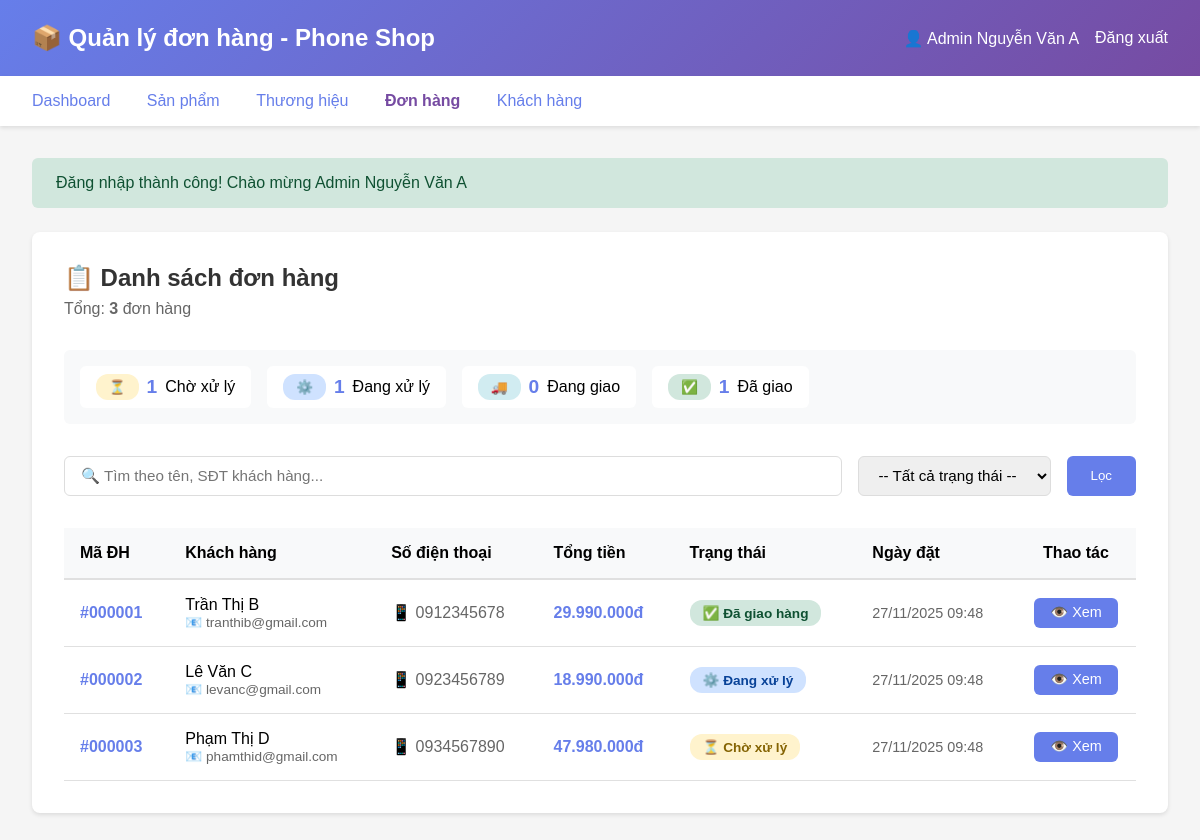
/public/admin/orders (signed in), run on the app's committed database.
### tables this page shows
CREATE TABLE orders (
    id INT AUTO_INCREMENT PRIMARY KEY,
    user_id INT NOT NULL,
    customer_name VARCHAR(100) NOT NULL,
    customer_phone VARCHAR(20) NOT NULL,
    customer_address TEXT NOT NULL,
    total_amount DECIMAL(10, 2) NOT NULL,
    status ENUM('pending', 'processing', 'shipping', 'delivered', 'cancelled') DEFAULT 'pending',
    payment_method VARCHAR(50) DEFAULT 'COD',
    notes TEXT,
    created_at TIMESTAMP DEFAULT CURRENT_TIMESTAMP,
    updated_at TIMESTAMP DEFAULT CURRENT_TIMESTAMP ON UPDATE CURRENT_TIMESTAMP,
    FOREIGN KEY (user_id) REFERENCES users(id) ON DELETE CASCADE,
    INDEX idx_user_id (user_id),
    INDEX idx_status (status),
    INDEX idx_created_at (created_at)
);

CREATE TABLE users (
    id INT AUTO_INCREMENT PRIMARY KEY,
    name VARCHAR(100) NOT NULL,
    email VARCHAR(100) NOT NULL UNIQUE,
    phone VARCHAR(20) NOT NULL,
    password VARCHAR(255) NOT NULL,
    role ENUM('customer', 'admin') DEFAULT 'customer',
    created_at TIMESTAMP DEFAULT CURRENT_TIMESTAMP,
    updated_at TIMESTAMP DEFAULT CURRENT_TIMESTAMP ON UPDATE CURRENT_TIMESTAMP,
    INDEX idx_email (email),
    INDEX idx_role (role)
);

### resources/view/admin/orders/index.php (the view, shortened to what the rows shown need)
<!DOCTYPE html>
<html lang="vi">
<head>
</head>
<body>
    <div class="header">
        <h1>📦 Quản lý đơn hàng - Phone Shop</h1>
    </div>
    <div class="container">
        <div class="section">
            <div class="section-header">
                <div>
                    <h2>📋 Danh sách đơn hàng</h2>
                </div>
            </div>
            <?php if (!empty($orders)): ?>
                <table>
                    <thead>
                        <tr>
                            <th>Mã ĐH</th>
                            <th>Khách hàng</th>
                            <th>Số điện thoại</th>
                            <th>Tổng tiền</th>
                            <th>Trạng thái</th>
                            <th>Ngày đặt</th>
                            <th style="width: 120px; text-align: center;">Thao tác</th>
                        </tr>
                    </thead>
                    <tbody>
                        <?php foreach ($orders as $order): ?>
                            <tr>
                                <td style="font-weight: 600; color: #667eea;">
                                    #<?= str_pad($order['id'], 6, '0', STR_PAD_LEFT) ?>
                                </td>
                                <td>
                                    <div style="font-weight: 500;"><?= escape($order['customer_name']) ?></div>
                                    <?php if (!empty($order['user_email'])): ?>
                                        <div style="font-size: 0.85rem; color: #666;">
                                            📧 <?= escape($order['user_email']) ?>
                                        </div>
                                    <?php endif; ?>
                                </td>
                                <td style="color: #666;">
                                    📱 <?= escape($order['customer_phone']) ?>
                                </td>
                                <td style="font-weight: 600; color: #667eea;">
                                    <?= formatPrice($order['total_amount']) ?>
                                </td>
                                <td>
                                    <span class="badge badge-<?= $order['status'] ?>">
                                        <?php
                                        $icons = [
                                            'pending' => '⏳',
                                            'processing' => '⚙️',
                                            'shipping' => '🚚',
                                            'delivered' => '✅',
                                            'cancelled' => '❌'
                                        ];
                                        echo ($icons[$order['status']] ?? '') . ' ' . ($statusMap[$order['status']] ?? $order['status']);
                                        ?>
                                    </span>
                                </td>
                                <td style="color: #666; font-size: 0.9rem;">
                                    <?= formatDateTime($order['created_at']) ?>
                                </td>
                                <td style="text-align: center;">
                                    <a href="<?= config('app.base_url') ?>/admin/orders/<?= $order['id'] ?>"
                                        class="btn btn-primary btn-sm">
                                        👁️ Xem
                                    </a>
                                </td>
                            </tr>
                        <?php endforeach; ?>
                    </tbody>
                </table>
            <?php endif; ?>
        </div>
    </div>
</body>
</html>

### data on the page
orders: id "000001", customer_name "Trần Thị B", user.email "tranthib@gmail.com", customer_phone "0912345678", total_amount "29.990.000đ", status "✅", status "Đã giao hàng", created_at "27/11/2025 09:48"
orders: id "000002", customer_name "Lê Văn C", user.email "levanc@gmail.com", customer_phone "0923456789", total_amount "18.990.000đ", status "⚙️", status "Đang xử lý", created_at "27/11/2025 09:48"
orders: id "000003", customer_name "Phạm Thị D", user.email "phamthid@gmail.com", customer_phone "0934567890", total_amount "47.980.000đ", status "⏳", status "Chờ xử lý", created_at "27/11/2025 09:48"

### other printed values
getUserName() "Admin Nguyễn Văn A"
$flash['message'] "Đăng nhập thành công! Chào mừng Admin Nguyễn Văn A"
$pagination['total'] "3"
$pendingCount "1"
$processingCount "1"
$shippingCount "0"
$deliveredCount "1"
